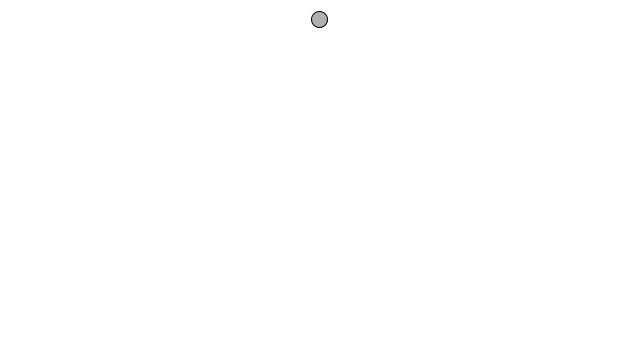
Frame 1 (no input)
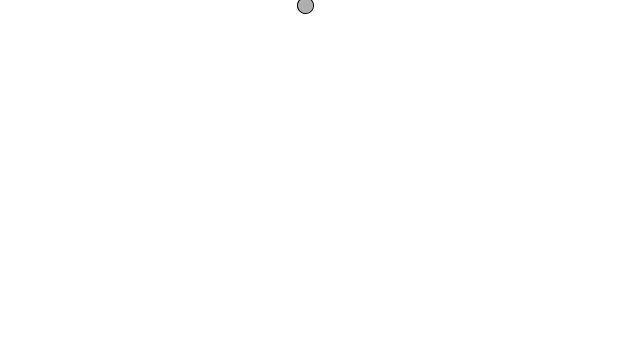
Frame 60 (the mouse pressed at the canvas centre just before this capture)
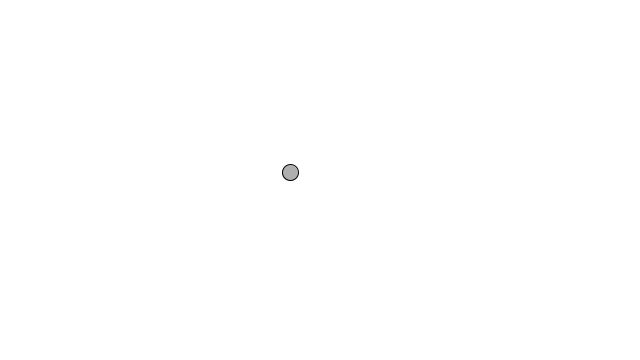
Frame 120 (the mouse held since frame 60 and released just before this capture)

The Processing sketch that drew these frames (run headless with seeded random() and noise(); from frame 60 on, the mouse is pressed at the canvas centre):

// Processing sketch: _020312HeliumBallonEx
// ── _020312HeliumBallonEx.pde
Mover m;

void setup() {
  size(640,360);
  smooth();
  m = new Mover(); 
}

void draw() {
  background(255);

  if (mousePressed) {
    PVector wind = new PVector(0,0.1);
    m.applyForce(wind);
  }
  
  m.update();
  m.display();
  m.checkEdges();

}




// ── Mover.pde
class Mover {

  PVector location;
  PVector velocity;
  PVector acceleration;
  float topspeed;

  Mover() {
    location = new PVector(width/2,20);
    velocity = new PVector(0,0);
    acceleration = new PVector(-.25,-.25);
    topspeed = 6;
  }
  
  void applyForce(PVector f) {
    acceleration.add(f);
  }
  
  void update() {
    velocity.add(acceleration);
    velocity.limit(topspeed);
    location.add(velocity);
    acceleration.mult(0);   // ********************
  }

  void display() {
    stroke(0);
    fill(175);
    ellipse(location.x,location.y,16,16);
  }

  void checkEdges() {

    if (location.x > width) {
      velocity.x*=-1;
      location.x = width;
    } 
    else if (location.x < 0) {
      velocity.x*=-1;
      location.x = 0;
    }

    if (location.y > height) {
      velocity.y*=-1;
      location.y = height;
    } 
    else if (location.y < 0) {
      velocity.y*=-1;
      location.y = 0;
    }

  }

}
